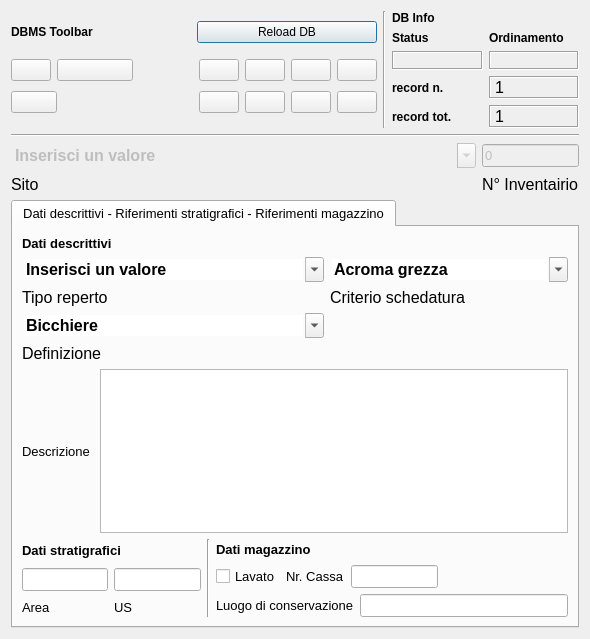
<?xml version="1.0" encoding="UTF-8"?>
<ui version="4.0">
 <class>Dialog</class>
 <widget class="QDialog" name="Dialog">
  <property name="geometry">
   <rect>
    <x>0</x>
    <y>0</y>
    <width>590</width>
    <height>639</height>
   </rect>
  </property>
  <property name="minimumSize">
   <size>
    <width>540</width>
    <height>400</height>
   </size>
  </property>
  <property name="windowTitle">
   <string>pyArchInit Gestione Scavi - Inventario materiali</string>
  </property>
  <property name="windowIcon">
   <iconset resource="resources.qrc">
    <normaloff>:/images/finds.png</normaloff>:/images/finds.png</iconset>
  </property>
  <layout class="QGridLayout" name="gridLayout_18">
   <item row="0" column="0">
    <layout class="QVBoxLayout" name="verticalLayout_3">
     <item>
      <layout class="QVBoxLayout" name="verticalLayout">
       <item>
        <layout class="QHBoxLayout" name="horizontalLayout">
         <item>
          <layout class="QGridLayout" name="gridLayout_2">
           <item row="0" column="0">
            <widget class="QLabel" name="label_29">
             <property name="font">
              <font>
               <weight>75</weight>
               <bold>true</bold>
              </font>
             </property>
             <property name="text">
              <string>DBMS Toolbar</string>
             </property>
            </widget>
           </item>
           <item row="0" column="1">
            <widget class="QPushButton" name="pushButton_connect">
             <property name="text">
              <string>Reload DB</string>
             </property>
            </widget>
           </item>
           <item row="1" column="0" colspan="2">
            <layout class="QGridLayout" name="gridLayout">
             <item row="0" column="0">
              <widget class="QPushButton" name="pushButton_first_rec">
               <property name="toolTip">
                <string>First rec</string>
               </property>
               <property name="text">
                <string/>
               </property>
               <property name="icon">
                <iconset resource="resources.qrc">
                 <normaloff>:/images/5_leftArrows.png</normaloff>:/images/5_leftArrows.png</iconset>
               </property>
              </widget>
             </item>
             <item row="0" column="1" colspan="2">
              <widget class="QPushButton" name="pushButton_prev_rec">
               <property name="toolTip">
                <string>Prev rec</string>
               </property>
               <property name="text">
                <string/>
               </property>
               <property name="icon">
                <iconset resource="resources.qrc">
                 <normaloff>:/images/4_leftArrow.png</normaloff>:/images/4_leftArrow.png</iconset>
               </property>
              </widget>
             </item>
             <item row="0" column="4">
              <widget class="QPushButton" name="pushButton_next_rec">
               <property name="toolTip">
                <string>Next rec</string>
               </property>
               <property name="text">
                <string/>
               </property>
               <property name="icon">
                <iconset resource="resources.qrc">
                 <normaloff>:/images/6_rightArrow.png</normaloff>:/images/6_rightArrow.png</iconset>
               </property>
              </widget>
             </item>
             <item row="0" column="5">
              <widget class="QPushButton" name="pushButton_last_rec">
               <property name="toolTip">
                <string>Last rec</string>
               </property>
               <property name="text">
                <string/>
               </property>
               <property name="icon">
                <iconset resource="resources.qrc">
                 <normaloff>:/images/7_rightArrows.png</normaloff>:/images/7_rightArrows.png</iconset>
               </property>
              </widget>
             </item>
             <item row="0" column="6">
              <widget class="QPushButton" name="pushButton_new_rec">
               <property name="font">
                <font>
                 <pointsize>9</pointsize>
                </font>
               </property>
               <property name="toolTip">
                <string>New record</string>
               </property>
               <property name="text">
                <string/>
               </property>
               <property name="icon">
                <iconset resource="resources.qrc">
                 <normaloff>:/images/newrec.png</normaloff>:/images/newrec.png</iconset>
               </property>
              </widget>
             </item>
             <item row="0" column="7">
              <widget class="QPushButton" name="pushButton_save">
               <property name="font">
                <font>
                 <pointsize>9</pointsize>
                </font>
               </property>
               <property name="toolTip">
                <string>Save</string>
               </property>
               <property name="text">
                <string/>
               </property>
               <property name="icon">
                <iconset resource="resources.qrc">
                 <normaloff>:/images/b_save.png</normaloff>:/images/b_save.png</iconset>
               </property>
               <property name="autoDefault">
                <bool>false</bool>
               </property>
              </widget>
             </item>
             <item row="1" column="0" colspan="2">
              <widget class="QPushButton" name="pushButton_delete">
               <property name="font">
                <font>
                 <pointsize>9</pointsize>
                </font>
               </property>
               <property name="toolTip">
                <string>Delete record</string>
               </property>
               <property name="text">
                <string/>
               </property>
               <property name="icon">
                <iconset resource="resources.qrc">
                 <normaloff>:/images/delete.png</normaloff>:/images/delete.png</iconset>
               </property>
              </widget>
             </item>
             <item row="1" column="2">
              <spacer name="horizontalSpacer">
               <property name="orientation">
                <enum>Qt::Horizontal</enum>
               </property>
               <property name="sizeHint" stdset="0">
                <size>
                 <width>70</width>
                 <height>30</height>
                </size>
               </property>
              </spacer>
             </item>
             <item row="1" column="4">
              <widget class="QPushButton" name="pushButton_new_search">
               <property name="font">
                <font>
                 <pointsize>9</pointsize>
                </font>
               </property>
               <property name="toolTip">
                <string>new search</string>
               </property>
               <property name="text">
                <string/>
               </property>
               <property name="icon">
                <iconset resource="resources.qrc">
                 <normaloff>:/images/new_search.png</normaloff>:/images/new_search.png</iconset>
               </property>
              </widget>
             </item>
             <item row="1" column="5">
              <widget class="QPushButton" name="pushButton_search_go">
               <property name="font">
                <font>
                 <pointsize>9</pointsize>
                </font>
               </property>
               <property name="toolTip">
                <string>search !!!</string>
               </property>
               <property name="text">
                <string/>
               </property>
               <property name="icon">
                <iconset resource="resources.qrc">
                 <normaloff>:/images/search.png</normaloff>:/images/search.png</iconset>
               </property>
              </widget>
             </item>
             <item row="1" column="6">
              <widget class="QPushButton" name="pushButton_sort">
               <property name="font">
                <font>
                 <pointsize>9</pointsize>
                </font>
               </property>
               <property name="toolTip">
                <string>Order by</string>
               </property>
               <property name="text">
                <string/>
               </property>
               <property name="icon">
                <iconset resource="resources.qrc">
                 <normaloff>:/images/sort.png</normaloff>:/images/sort.png</iconset>
               </property>
              </widget>
             </item>
             <item row="1" column="7">
              <widget class="QPushButton" name="pushButton_view_all">
               <property name="font">
                <font>
                 <pointsize>9</pointsize>
                </font>
               </property>
               <property name="toolTip">
                <string>View alls records</string>
               </property>
               <property name="text">
                <string/>
               </property>
               <property name="icon">
                <iconset resource="resources.qrc">
                 <normaloff>:/images/view_all.png</normaloff>:/images/view_all.png</iconset>
               </property>
              </widget>
             </item>
             <item row="0" column="3">
              <spacer name="horizontalSpacer_2">
               <property name="orientation">
                <enum>Qt::Horizontal</enum>
               </property>
               <property name="sizeHint" stdset="0">
                <size>
                 <width>60</width>
                 <height>20</height>
                </size>
               </property>
              </spacer>
             </item>
            </layout>
           </item>
          </layout>
         </item>
         <item>
          <widget class="Line" name="line_6">
           <property name="orientation">
            <enum>Qt::Vertical</enum>
           </property>
          </widget>
         </item>
         <item>
          <layout class="QGridLayout" name="gridLayout_5">
           <item row="0" column="0">
            <widget class="QLabel" name="label_42">
             <property name="font">
              <font>
               <weight>75</weight>
               <bold>true</bold>
              </font>
             </property>
             <property name="autoFillBackground">
              <bool>true</bool>
             </property>
             <property name="text">
              <string>DB Info</string>
             </property>
            </widget>
           </item>
           <item row="1" column="0">
            <layout class="QGridLayout" name="gridLayout_4">
             <item row="0" column="1">
              <widget class="QLabel" name="label_43">
               <property name="font">
                <font>
                 <pointsize>9</pointsize>
                 <weight>75</weight>
                 <bold>true</bold>
                </font>
               </property>
               <property name="text">
                <string>Ordinamento</string>
               </property>
               <property name="margin">
                <number>0</number>
               </property>
              </widget>
             </item>
             <item row="1" column="0">
              <widget class="QLabel" name="label_status">
               <property name="minimumSize">
                <size>
                 <width>40</width>
                 <height>0</height>
                </size>
               </property>
               <property name="font">
                <font>
                 <pointsize>10</pointsize>
                 <weight>75</weight>
                 <bold>true</bold>
                </font>
               </property>
               <property name="cursor">
                <cursorShape>ForbiddenCursor</cursorShape>
               </property>
               <property name="mouseTracking">
                <bool>false</bool>
               </property>
               <property name="contextMenuPolicy">
                <enum>Qt::DefaultContextMenu</enum>
               </property>
               <property name="frameShape">
                <enum>QFrame::Box</enum>
               </property>
               <property name="frameShadow">
                <enum>QFrame::Sunken</enum>
               </property>
               <property name="text">
                <string/>
               </property>
               <property name="alignment">
                <set>Qt::AlignCenter</set>
               </property>
               <property name="margin">
                <number>0</number>
               </property>
              </widget>
             </item>
             <item row="1" column="1">
              <widget class="QLabel" name="label_sort">
               <property name="font">
                <font>
                 <pointsize>10</pointsize>
                 <weight>75</weight>
                 <bold>true</bold>
                </font>
               </property>
               <property name="cursor">
                <cursorShape>ForbiddenCursor</cursorShape>
               </property>
               <property name="mouseTracking">
                <bool>false</bool>
               </property>
               <property name="contextMenuPolicy">
                <enum>Qt::DefaultContextMenu</enum>
               </property>
               <property name="frameShape">
                <enum>QFrame::Box</enum>
               </property>
               <property name="frameShadow">
                <enum>QFrame::Sunken</enum>
               </property>
               <property name="text">
                <string/>
               </property>
               <property name="alignment">
                <set>Qt::AlignCenter</set>
               </property>
               <property name="margin">
                <number>0</number>
               </property>
              </widget>
             </item>
             <item row="0" column="0">
              <widget class="QLabel" name="label_34">
               <property name="font">
                <font>
                 <pointsize>9</pointsize>
                 <weight>75</weight>
                 <bold>true</bold>
                </font>
               </property>
               <property name="text">
                <string>Status</string>
               </property>
               <property name="margin">
                <number>0</number>
               </property>
              </widget>
             </item>
            </layout>
           </item>
           <item row="2" column="0">
            <layout class="QGridLayout" name="gridLayout_3">
             <item row="0" column="0">
              <widget class="QLabel" name="label_27">
               <property name="font">
                <font>
                 <pointsize>9</pointsize>
                 <weight>75</weight>
                 <bold>true</bold>
                </font>
               </property>
               <property name="text">
                <string>record n.</string>
               </property>
               <property name="margin">
                <number>0</number>
               </property>
              </widget>
             </item>
             <item row="0" column="1">
              <widget class="QLabel" name="label_rec_corrente">
               <property name="font">
                <font>
                 <family>Microsoft Sans Serif</family>
                 <pointsize>12</pointsize>
                </font>
               </property>
               <property name="cursor">
                <cursorShape>ForbiddenCursor</cursorShape>
               </property>
               <property name="mouseTracking">
                <bool>false</bool>
               </property>
               <property name="contextMenuPolicy">
                <enum>Qt::DefaultContextMenu</enum>
               </property>
               <property name="frameShape">
                <enum>QFrame::Box</enum>
               </property>
               <property name="frameShadow">
                <enum>QFrame::Sunken</enum>
               </property>
               <property name="text">
                <string>1</string>
               </property>
              </widget>
             </item>
             <item row="1" column="0">
              <widget class="QLabel" name="label_28">
               <property name="font">
                <font>
                 <pointsize>9</pointsize>
                 <weight>75</weight>
                 <bold>true</bold>
                </font>
               </property>
               <property name="text">
                <string>record tot.</string>
               </property>
               <property name="margin">
                <number>0</number>
               </property>
              </widget>
             </item>
             <item row="1" column="1">
              <widget class="QLabel" name="label_rec_tot">
               <property name="font">
                <font>
                 <family>Microsoft Sans Serif</family>
                 <pointsize>12</pointsize>
                </font>
               </property>
               <property name="cursor">
                <cursorShape>ForbiddenCursor</cursorShape>
               </property>
               <property name="mouseTracking">
                <bool>false</bool>
               </property>
               <property name="contextMenuPolicy">
                <enum>Qt::DefaultContextMenu</enum>
               </property>
               <property name="frameShape">
                <enum>QFrame::Box</enum>
               </property>
               <property name="frameShadow">
                <enum>QFrame::Sunken</enum>
               </property>
               <property name="text">
                <string>1</string>
               </property>
              </widget>
             </item>
            </layout>
           </item>
          </layout>
         </item>
        </layout>
       </item>
       <item>
        <layout class="QGridLayout" name="gridLayout_6">
         <item row="0" column="0" colspan="3">
          <widget class="Line" name="line_8">
           <property name="font">
            <font>
             <weight>75</weight>
             <bold>true</bold>
            </font>
           </property>
           <property name="orientation">
            <enum>Qt::Horizontal</enum>
           </property>
          </widget>
         </item>
         <item row="1" column="0" colspan="2">
          <widget class="QComboBox" name="comboBox_sito">
           <property name="enabled">
            <bool>false</bool>
           </property>
           <property name="font">
            <font>
             <pointsize>12</pointsize>
             <weight>75</weight>
             <bold>true</bold>
            </font>
           </property>
           <property name="mouseTracking">
            <bool>true</bool>
           </property>
           <property name="contextMenuPolicy">
            <enum>Qt::NoContextMenu</enum>
           </property>
           <property name="editable">
            <bool>true</bool>
           </property>
           <property name="maxVisibleItems">
            <number>99999</number>
           </property>
           <property name="maxCount">
            <number>2147483647</number>
           </property>
           <property name="frame">
            <bool>false</bool>
           </property>
           <item>
            <property name="text">
             <string>Inserisci un valore</string>
            </property>
           </item>
          </widget>
         </item>
         <item row="1" column="2">
          <widget class="QLineEdit" name="lineEdit_num_inv">
           <property name="enabled">
            <bool>false</bool>
           </property>
           <property name="font">
            <font>
             <pointsize>10</pointsize>
            </font>
           </property>
           <property name="text">
            <string>0</string>
           </property>
          </widget>
         </item>
         <item row="2" column="0">
          <widget class="QLabel" name="label_3">
           <property name="font">
            <font>
             <pointsize>12</pointsize>
            </font>
           </property>
           <property name="text">
            <string>Sito</string>
           </property>
          </widget>
         </item>
         <item row="2" column="1">
          <spacer name="horizontalSpacer_3">
           <property name="orientation">
            <enum>Qt::Horizontal</enum>
           </property>
           <property name="sizeHint" stdset="0">
            <size>
             <width>500</width>
             <height>20</height>
            </size>
           </property>
          </spacer>
         </item>
         <item row="2" column="2">
          <widget class="QLabel" name="label">
           <property name="font">
            <font>
             <pointsize>12</pointsize>
            </font>
           </property>
           <property name="text">
            <string>N° Inventairio</string>
           </property>
          </widget>
         </item>
        </layout>
       </item>
      </layout>
     </item>
     <item>
      <widget class="QTabWidget" name="tabWidget">
       <property name="font">
        <font>
         <pointsize>10</pointsize>
        </font>
       </property>
       <property name="currentIndex">
        <number>0</number>
       </property>
       <widget class="QWidget" name="tab">
        <attribute name="title">
         <string>Dati descrittivi - Riferimenti stratigrafici - Riferimenti magazzino</string>
        </attribute>
        <layout class="QGridLayout" name="gridLayout_17">
         <item row="0" column="0">
          <layout class="QGridLayout" name="gridLayout_16">
           <item row="0" column="0">
            <layout class="QVBoxLayout" name="verticalLayout_2">
             <item>
              <layout class="QGridLayout" name="gridLayout_7">
               <item row="1" column="0" rowspan="3" colspan="3">
                <widget class="QComboBox" name="comboBox_tipo_reperto">
                 <property name="enabled">
                  <bool>true</bool>
                 </property>
                 <property name="font">
                  <font>
                   <pointsize>12</pointsize>
                   <weight>75</weight>
                   <bold>true</bold>
                  </font>
                 </property>
                 <property name="mouseTracking">
                  <bool>true</bool>
                 </property>
                 <property name="contextMenuPolicy">
                  <enum>Qt::NoContextMenu</enum>
                 </property>
                 <property name="editable">
                  <bool>true</bool>
                 </property>
                 <property name="maxVisibleItems">
                  <number>99999</number>
                 </property>
                 <property name="maxCount">
                  <number>2147483647</number>
                 </property>
                 <property name="frame">
                  <bool>false</bool>
                 </property>
                 <item>
                  <property name="text">
                   <string>Inserisci un valore</string>
                  </property>
                 </item>
                 <item>
                  <property name="text">
                   <string>Malacofauna</string>
                  </property>
                 </item>
                 <item>
                  <property name="text">
                   <string>Reperto cartaceo</string>
                  </property>
                 </item>
                 <item>
                  <property name="text">
                   <string>Reperto ceramico</string>
                  </property>
                 </item>
                 <item>
                  <property name="text">
                   <string>Reperto ligneo</string>
                  </property>
                 </item>
                 <item>
                  <property name="text">
                   <string>Reperto metallico</string>
                  </property>
                 </item>
                 <item>
                  <property name="text">
                   <string>Reperto osseo lavorato</string>
                  </property>
                 </item>
                 <item>
                  <property name="text">
                   <string>Reperto osteologico animale</string>
                  </property>
                 </item>
                 <item>
                  <property name="text">
                   <string>Reperto osteologico umano</string>
                  </property>
                 </item>
                 <item>
                  <property name="text">
                   <string>Reperto vitreo</string>
                  </property>
                 </item>
                </widget>
               </item>
               <item row="1" column="3" rowspan="3" colspan="2">
                <widget class="QComboBox" name="comboBox_criterio_schedatura">
                 <property name="enabled">
                  <bool>true</bool>
                 </property>
                 <property name="font">
                  <font>
                   <pointsize>12</pointsize>
                   <weight>75</weight>
                   <bold>true</bold>
                  </font>
                 </property>
                 <property name="mouseTracking">
                  <bool>true</bool>
                 </property>
                 <property name="contextMenuPolicy">
                  <enum>Qt::NoContextMenu</enum>
                 </property>
                 <property name="editable">
                  <bool>true</bool>
                 </property>
                 <property name="maxVisibleItems">
                  <number>99999</number>
                 </property>
                 <property name="maxCount">
                  <number>2147483647</number>
                 </property>
                 <property name="frame">
                  <bool>false</bool>
                 </property>
                 <item>
                  <property name="text">
                   <string>Acroma grezza</string>
                  </property>
                 </item>
                 <item>
                  <property name="text">
                   <string>Acroma depurata</string>
                  </property>
                 </item>
                 <item>
                  <property name="text">
                   <string>Maiolica arcaica</string>
                  </property>
                 </item>
                 <item>
                  <property name="text">
                   <string>Vernice nera</string>
                  </property>
                 </item>
                 <item>
                  <property name="text">
                   <string>Terra sigillata</string>
                  </property>
                 </item>
                </widget>
               </item>
               <item row="5" column="0" rowspan="2" colspan="3">
                <widget class="QComboBox" name="comboBox_definizione">
                 <property name="enabled">
                  <bool>true</bool>
                 </property>
                 <property name="font">
                  <font>
                   <pointsize>12</pointsize>
                   <weight>75</weight>
                   <bold>true</bold>
                  </font>
                 </property>
                 <property name="mouseTracking">
                  <bool>true</bool>
                 </property>
                 <property name="contextMenuPolicy">
                  <enum>Qt::NoContextMenu</enum>
                 </property>
                 <property name="editable">
                  <bool>true</bool>
                 </property>
                 <property name="maxVisibleItems">
                  <number>99999</number>
                 </property>
                 <property name="maxCount">
                  <number>2147483647</number>
                 </property>
                 <property name="frame">
                  <bool>false</bool>
                 </property>
                 <item>
                  <property name="text">
                   <string>Bicchiere</string>
                  </property>
                 </item>
                 <item>
                  <property name="text">
                   <string>Boccale</string>
                  </property>
                 </item>
                 <item>
                  <property name="text">
                   <string>Brocca</string>
                  </property>
                 </item>
                 <item>
                  <property name="text">
                   <string>Olla</string>
                  </property>
                 </item>
                 <item>
                  <property name="text">
                   <string>Piatto</string>
                  </property>
                 </item>
                </widget>
               </item>
               <item row="4" column="0">
                <widget class="QLabel" name="label_4">
                 <property name="font">
                  <font>
                   <pointsize>12</pointsize>
                  </font>
                 </property>
                 <property name="text">
                  <string>Tipo reperto</string>
                 </property>
                </widget>
               </item>
               <item row="4" column="3">
                <widget class="QLabel" name="label_5">
                 <property name="font">
                  <font>
                   <pointsize>12</pointsize>
                  </font>
                 </property>
                 <property name="text">
                  <string>Criterio schedatura</string>
                 </property>
                </widget>
               </item>
               <item row="7" column="0">
                <widget class="QLabel" name="label_7">
                 <property name="font">
                  <font>
                   <pointsize>12</pointsize>
                  </font>
                 </property>
                 <property name="text">
                  <string>Definizione</string>
                 </property>
                </widget>
               </item>
               <item row="0" column="0">
                <widget class="QLabel" name="label_13">
                 <property name="font">
                  <font>
                   <weight>75</weight>
                   <bold>true</bold>
                  </font>
                 </property>
                 <property name="text">
                  <string>Dati descrittivi</string>
                 </property>
                </widget>
               </item>
              </layout>
             </item>
             <item>
              <layout class="QHBoxLayout" name="horizontalLayout_2">
               <item>
                <widget class="QLabel" name="label_6">
                 <property name="text">
                  <string>Descrizione </string>
                 </property>
                </widget>
               </item>
               <item>
                <widget class="QTextEdit" name="textEdit_descrizione_reperto">
                 <property name="font">
                  <font>
                   <pointsize>10</pointsize>
                  </font>
                 </property>
                </widget>
               </item>
              </layout>
             </item>
            </layout>
           </item>
           <item row="1" column="0">
            <layout class="QGridLayout" name="gridLayout_15">
             <item row="0" column="0" rowspan="3">
              <layout class="QGridLayout" name="gridLayout_11">
               <item row="0" column="0" colspan="2">
                <layout class="QGridLayout" name="gridLayout_10">
                 <item row="0" column="0">
                  <widget class="QLabel" name="label_14">
                   <property name="font">
                    <font>
                     <weight>75</weight>
                     <bold>true</bold>
                    </font>
                   </property>
                   <property name="text">
                    <string>Dati stratigrafici</string>
                   </property>
                  </widget>
                 </item>
                 <item row="0" column="1">
                  <spacer name="horizontalSpacer_6">
                   <property name="orientation">
                    <enum>Qt::Horizontal</enum>
                   </property>
                   <property name="sizeHint" stdset="0">
                    <size>
                     <width>48</width>
                     <height>20</height>
                    </size>
                   </property>
                  </spacer>
                 </item>
                </layout>
               </item>
               <item row="0" column="2" rowspan="2">
                <widget class="Line" name="line_2">
                 <property name="orientation">
                  <enum>Qt::Vertical</enum>
                 </property>
                </widget>
               </item>
               <item row="1" column="0">
                <layout class="QGridLayout" name="gridLayout_8">
                 <item row="0" column="0" colspan="2">
                  <widget class="QLineEdit" name="lineEdit_area">
                   <property name="font">
                    <font>
                     <pointsize>10</pointsize>
                    </font>
                   </property>
                   <property name="text">
                    <string/>
                   </property>
                  </widget>
                 </item>
                 <item row="1" column="0">
                  <widget class="QLabel" name="label_25">
                   <property name="font">
                    <font>
                     <pointsize>10</pointsize>
                    </font>
                   </property>
                   <property name="text">
                    <string>Area</string>
                   </property>
                  </widget>
                 </item>
                 <item row="1" column="1">
                  <spacer name="horizontalSpacer_7">
                   <property name="orientation">
                    <enum>Qt::Horizontal</enum>
                   </property>
                   <property name="sizeHint" stdset="0">
                    <size>
                     <width>48</width>
                     <height>20</height>
                    </size>
                   </property>
                  </spacer>
                 </item>
                </layout>
               </item>
               <item row="1" column="1">
                <layout class="QGridLayout" name="gridLayout_9">
                 <item row="0" column="0" colspan="2">
                  <widget class="QLineEdit" name="lineEdit_us">
                   <property name="font">
                    <font>
                     <pointsize>10</pointsize>
                    </font>
                   </property>
                   <property name="text">
                    <string/>
                   </property>
                  </widget>
                 </item>
                 <item row="1" column="0">
                  <widget class="QLabel" name="label_26">
                   <property name="font">
                    <font>
                     <pointsize>10</pointsize>
                    </font>
                   </property>
                   <property name="text">
                    <string>US</string>
                   </property>
                  </widget>
                 </item>
                 <item row="1" column="1">
                  <spacer name="horizontalSpacer_8">
                   <property name="orientation">
                    <enum>Qt::Horizontal</enum>
                   </property>
                   <property name="sizeHint" stdset="0">
                    <size>
                     <width>38</width>
                     <height>20</height>
                    </size>
                   </property>
                  </spacer>
                 </item>
                </layout>
               </item>
              </layout>
             </item>
             <item row="0" column="1">
              <layout class="QGridLayout" name="gridLayout_12">
               <item row="0" column="0">
                <widget class="QLabel" name="label_15">
                 <property name="font">
                  <font>
                   <weight>75</weight>
                   <bold>true</bold>
                  </font>
                 </property>
                 <property name="text">
                  <string>Dati magazzino</string>
                 </property>
                </widget>
               </item>
               <item row="0" column="1">
                <spacer name="horizontalSpacer_5">
                 <property name="orientation">
                  <enum>Qt::Horizontal</enum>
                 </property>
                 <property name="sizeHint" stdset="0">
                  <size>
                   <width>248</width>
                   <height>20</height>
                  </size>
                 </property>
                </spacer>
               </item>
              </layout>
             </item>
             <item row="1" column="1">
              <layout class="QGridLayout" name="gridLayout_13">
               <item row="0" column="1">
                <widget class="QLabel" name="label_32">
                 <property name="font">
                  <font>
                   <pointsize>10</pointsize>
                  </font>
                 </property>
                 <property name="text">
                  <string>Nr. Cassa</string>
                 </property>
                </widget>
               </item>
               <item row="0" column="2">
                <widget class="QLineEdit" name="lineEdit_nr_cassa">
                 <property name="font">
                  <font>
                   <pointsize>10</pointsize>
                  </font>
                 </property>
                 <property name="text">
                  <string/>
                 </property>
                </widget>
               </item>
               <item row="0" column="3">
                <spacer name="horizontalSpacer_4">
                 <property name="orientation">
                  <enum>Qt::Horizontal</enum>
                 </property>
                 <property name="sizeHint" stdset="0">
                  <size>
                   <width>168</width>
                   <height>20</height>
                  </size>
                 </property>
                </spacer>
               </item>
               <item row="0" column="0">
                <widget class="QCheckBox" name="checkBox_lavato">
                 <property name="text">
                  <string>Lavato</string>
                 </property>
                </widget>
               </item>
              </layout>
             </item>
             <item row="2" column="1">
              <layout class="QGridLayout" name="gridLayout_14">
               <item row="0" column="0">
                <widget class="QLabel" name="label_33">
                 <property name="font">
                  <font>
                   <pointsize>10</pointsize>
                  </font>
                 </property>
                 <property name="text">
                  <string>Luogo di conservazione</string>
                 </property>
                </widget>
               </item>
               <item row="0" column="1">
                <widget class="QLineEdit" name="lineEdit_luogo_conservazione">
                 <property name="font">
                  <font>
                   <pointsize>10</pointsize>
                  </font>
                 </property>
                 <property name="text">
                  <string/>
                 </property>
                </widget>
               </item>
              </layout>
             </item>
            </layout>
           </item>
          </layout>
         </item>
        </layout>
       </widget>
      </widget>
     </item>
    </layout>
   </item>
  </layout>
 </widget>
 <resources>
  <include location="resources.qrc"/>
 </resources>
 <connections/>
</ui>
